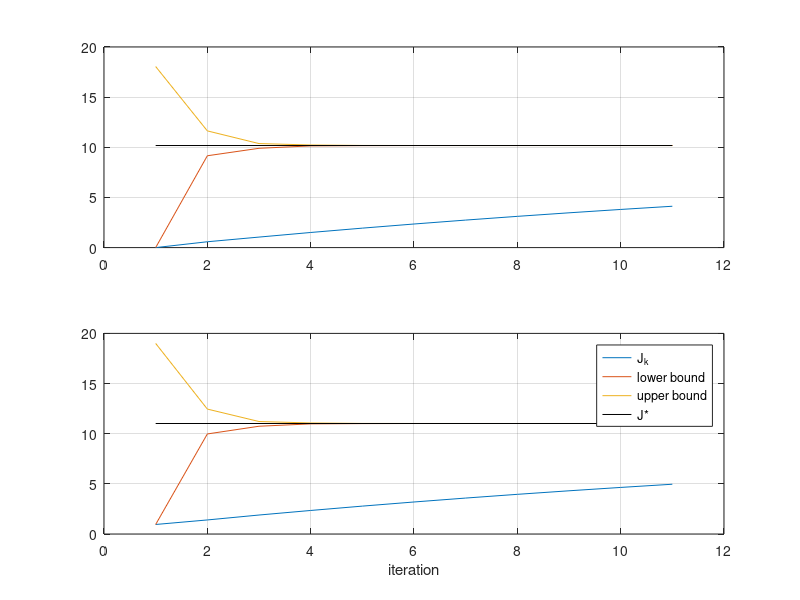
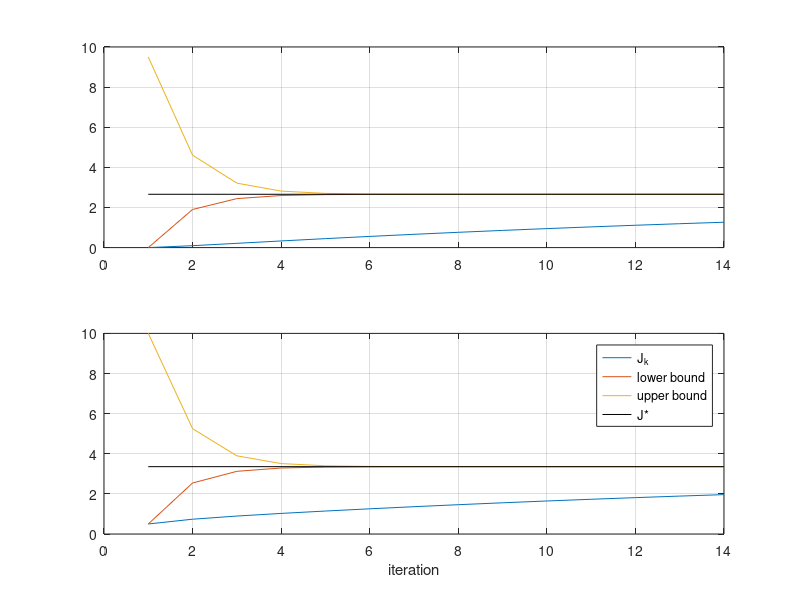
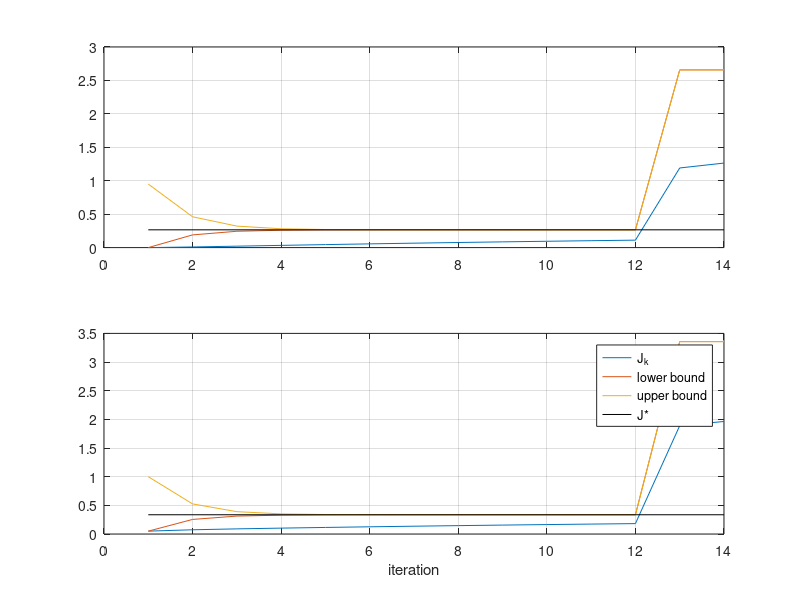

MATLAB code to generate these figures, in order:
clear all;
clc;

%%
flag_errbnds = true;
MAX_ITER = 1000;
ERR_TOL = 1e-6;

etta=0.95;
g = [etta-1 0; etta 0];
P = zeros(2,2,2);
P(:,:,1) = [0.3 0.7; 0.5 0.5];
P(:,:,2) = [0.8 0.2; 0.95 0.05];
alpha = 0.95;
costJ = [0,0];
costJnew = [0,0];
policy = [0,0];
doBreak = false;
for k=1:MAX_ITER

 for i=1:2 
 [costJnew(i),policy(i)] = max( g(i,:) + alpha*costJ*squeeze(P(i,:,:)) );
 end;

 res_J(k,:) = costJnew;
 dispstr = ['k=',num2str(k,'%5d'), ...
 ' J(1)=',num2str(costJnew(1),'%6.4f'), ...
 ' J(2)=',num2str(costJnew(2),'%6.4f'), ...
 ' mu(1)=',num2str(policy(1),'%3d'), ...
 ' mu(2)=',num2str(policy(2),'%3d')];

 if flag_errbnds

 lower = costJnew + alpha/(1-alpha)*min(costJnew-costJ); 
 upper = costJnew + alpha/(1-alpha)*max(costJnew-costJ); 

 
 dispstr = [dispstr,' lower=[',num2str(lower,'%9.4f'), ...
 '] upper=[',num2str(upper,'%9.4f'),']'];

 if all((upper-lower)<=ERR_TOL)
 costJnew = mean([lower; upper],1);

 dispstr = [dispstr, ...
 sprintf('\nResult within desired tolerance. Terminate.\n')];
 doBreak = true;
 end;

 res_lower(k,:) = lower;
 res_upper(k,:) = upper;
 end;


 costJ = costJnew;


 disp(dispstr);

 if doBreak
 break;
 end;
end;
disp('Result:');
disp([' J*(1) = ',num2str(costJ(1),'%9.6f')]);
disp([' J*(2) = ',num2str(costJ(2),'%9.6f')]);
disp([' mu*(1) = ',num2str(policy(1))]);
disp([' mu*(2) = ',num2str(policy(2))]);
kk = 1:size(res_J,1);
figure;
subplot(2,1,1);
if(flag_errbnds)
 plot(kk,[res_J(:,1),res_lower(:,1), res_upper(:,1)], ...
 [kk(1),kk(end)],[costJ(1), costJ(1)],'k');
else
 plot(kk,[res_J(:,1)],[kk(1),kk(end)],[costJ(1), costJ(1)],'k');
end;
grid;
subplot(2,1,2);
if(flag_errbnds)
 plot(kk,[res_J(:,2),res_lower(:,2), res_upper(:,2)], ...
 [kk(1),kk(end)],[costJ(2),costJ(2)],'k');
else
 plot(kk,[res_J(:,2)],[kk(1),kk(end)],[costJ(2), costJ(2)],'k');
end;
grid;
if(flag_errbnds)
 legend('J_k','lower bound','upper bound','J*');
else
 legend('J_k','J*');
end;
xlabel('iteration');

%%

flag_errbnds = true;
MAX_ITER = 1000;
ERR_TOL = 1e-6;

etta=0.5;
g = [etta-1 0; etta 0];
P = zeros(2,2,2);
P(:,:,1) = [0.3 0.7; 0.5 0.5];
P(:,:,2) = [0.8 0.2; 0.95 0.05];
alpha = 0.95;
costJ = [0,0];
costJnew = [0,0];
policy = [0,0];
doBreak = false;
for k=1:MAX_ITER

 for i=1:2 
 [costJnew(i),policy(i)] = max( g(i,:) + alpha*costJ*squeeze(P(i,:,:)) );
 end;

 res_J(k,:) = costJnew;
 dispstr = ['k=',num2str(k,'%5d'), ...
 ' J(1)=',num2str(costJnew(1),'%6.4f'), ...
 ' J(2)=',num2str(costJnew(2),'%6.4f'), ...
 ' mu(1)=',num2str(policy(1),'%3d'), ...
 ' mu(2)=',num2str(policy(2),'%3d')];

 if flag_errbnds

 lower = costJnew + alpha/(1-alpha)*min(costJnew-costJ); 
 upper = costJnew + alpha/(1-alpha)*max(costJnew-costJ); 

 
 dispstr = [dispstr,' lower=[',num2str(lower,'%9.4f'), ...
 '] upper=[',num2str(upper,'%9.4f'),']'];

 if all((upper-lower)<=ERR_TOL)
 costJnew = mean([lower; upper],1);

 dispstr = [dispstr, ...
 sprintf('\nResult within desired tolerance. Terminate.\n')];
 doBreak = true;
 end;

 res_lower(k,:) = lower;
 res_upper(k,:) = upper;
 end;


 costJ = costJnew;


 disp(dispstr);

 if doBreak
 break;
 end;
end;
disp('Result:');
disp([' J*(1) = ',num2str(costJ(1),'%9.6f')]);
disp([' J*(2) = ',num2str(costJ(2),'%9.6f')]);
disp([' mu*(1) = ',num2str(policy(1))]);
disp([' mu*(2) = ',num2str(policy(2))]);
kk = 1:size(res_J,1);
figure;
subplot(2,1,1);
if(flag_errbnds)
 plot(kk,[res_J(:,1),res_lower(:,1), res_upper(:,1)], ...
 [kk(1),kk(end)],[costJ(1), costJ(1)],'k');
else
 plot(kk,[res_J(:,1)],[kk(1),kk(end)],[costJ(1), costJ(1)],'k');
end;
grid;
subplot(2,1,2);
if(flag_errbnds)
 plot(kk,[res_J(:,2),res_lower(:,2), res_upper(:,2)], ...
 [kk(1),kk(end)],[costJ(2),costJ(2)],'k');
else
 plot(kk,[res_J(:,2)],[kk(1),kk(end)],[costJ(2), costJ(2)],'k');
end;
grid;
if(flag_errbnds)
 legend('J_k','lower bound','upper bound','J*');
else
 legend('J_k','J*');
end;
xlabel('iteration');

%%

flag_errbnds = true;
MAX_ITER = 1000;
ERR_TOL = 1e-6;

etta=0.05;
g = [etta-1 0; etta 0];
P = zeros(2,2,2);
P(:,:,1) = [0.3 0.7; 0.5 0.5];
P(:,:,2) = [0.8 0.2; 0.95 0.05];
alpha = 0.95;
costJ = [0,0];
costJnew = [0,0];
policy = [0,0];
doBreak = false;
for k=1:MAX_ITER

 for i=1:2 
 [costJnew(i),policy(i)] = max( g(i,:) + alpha*costJ*squeeze(P(i,:,:)) );
 end;

 res_J(k,:) = costJnew;
 dispstr = ['k=',num2str(k,'%5d'), ...
 ' J(1)=',num2str(costJnew(1),'%6.4f'), ...
 ' J(2)=',num2str(costJnew(2),'%6.4f'), ...
 ' mu(1)=',num2str(policy(1),'%3d'), ...
 ' mu(2)=',num2str(policy(2),'%3d')];

 if flag_errbnds

 lower = costJnew + alpha/(1-alpha)*min(costJnew-costJ); 
 upper = costJnew + alpha/(1-alpha)*max(costJnew-costJ); 

 
 dispstr = [dispstr,' lower=[',num2str(lower,'%9.4f'), ...
 '] upper=[',num2str(upper,'%9.4f'),']'];

 if all((upper-lower)<=ERR_TOL)
 costJnew = mean([lower; upper],1);

 dispstr = [dispstr, ...
 sprintf('\nResult within desired tolerance. Terminate.\n')];
 doBreak = true;
 end;

 res_lower(k,:) = lower;
 res_upper(k,:) = upper;
 end;


 costJ = costJnew;


 disp(dispstr);

 if doBreak
 break;
 end;
end;
disp('Result:');
disp([' J*(1) = ',num2str(costJ(1),'%9.6f')]);
disp([' J*(2) = ',num2str(costJ(2),'%9.6f')]);
disp([' mu*(1) = ',num2str(policy(1))]);
disp([' mu*(2) = ',num2str(policy(2))]);
kk = 1:size(res_J,1);
figure;
subplot(2,1,1);
if(flag_errbnds)
 plot(kk,[res_J(:,1),res_lower(:,1), res_upper(:,1)], ...
 [kk(1),kk(end)],[costJ(1), costJ(1)],'k');
else
 plot(kk,[res_J(:,1)],[kk(1),kk(end)],[costJ(1), costJ(1)],'k');
end;
grid;
subplot(2,1,2);
if(flag_errbnds)
 plot(kk,[res_J(:,2),res_lower(:,2), res_upper(:,2)], ...
 [kk(1),kk(end)],[costJ(2),costJ(2)],'k');
else
 plot(kk,[res_J(:,2)],[kk(1),kk(end)],[costJ(2), costJ(2)],'k');
end;
grid;
if(flag_errbnds)
 legend('J_k','lower bound','upper bound','J*');
else
 legend('J_k','J*');
end;
xlabel('iteration');


